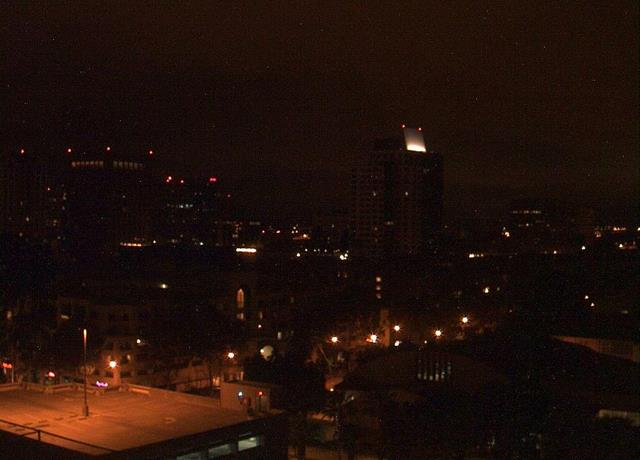
#> input picture data/night.jpg, 640 x 460 px
$ python main.py
#> lines starting #> are read from the running program, lines starting #| are printed output that depends on the picture
#> (the call stopped at in run, `night = load_bgr(night_path)`: utils is not available in this run)
#> in run, img is the input picture: shape (460, 640, 3); mean B, G, R 10.4, 16.2, 32.8
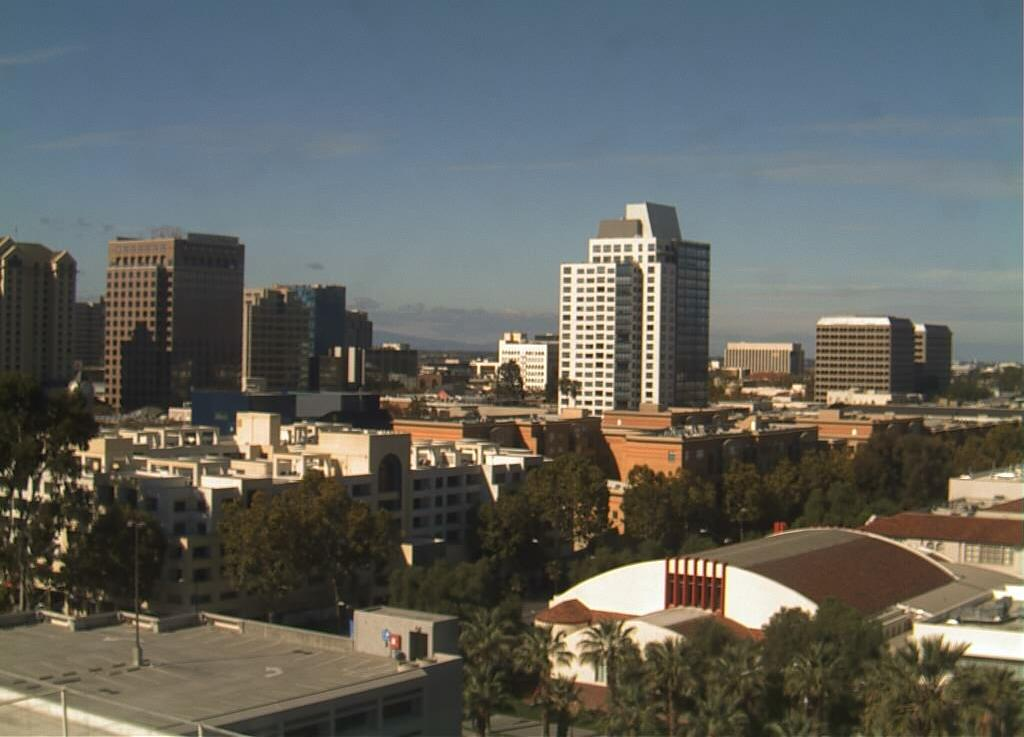
#> input picture data/day.jpg, 1024 x 737 px
#> in run, day_image is the input picture: shape (737, 1024, 3); mean B, G, R 95, 99.7, 98.2
### src/retinex.py
# Adapted from https://github.com/AKRISH22/Retinex-Image-Enhancement/blob/master/retinex.py
import os
import sys

import cv2
import numpy as np

sys.path.insert(0, os.path.dirname(os.path.abspath(__file__)))
from utils import (
    mse_between_images,
    visualize_histogram_pipeline,
    visualize_pipeline,
)


def _build_cdf_lookup(
    source_channel: np.ndarray, reference_channel: np.ndarray
) -> np.ndarray:
    source_hist = np.bincount(source_channel.ravel(), minlength=256).astype(np.float64)
    reference_hist = np.bincount(reference_channel.ravel(), minlength=256).astype(
        np.float64
    )

    source_cdf = np.cumsum(source_hist)
    reference_cdf = np.cumsum(reference_hist)

    source_cdf /= source_cdf[-1]
    reference_cdf /= reference_cdf[-1]

    return (
        np.searchsorted(reference_cdf, source_cdf, side="left")
        .clip(0, 255)
        .astype(np.uint8)
    )


def match_histograms_cdf(
    source_bgr: np.ndarray, reference_bgr: np.ndarray
) -> np.ndarray:
    if source_bgr.dtype != np.uint8 or reference_bgr.dtype != np.uint8:
        raise ValueError("Both source and reference images must be uint8 BGR images.")
    if (
        source_bgr.ndim != 3
        or reference_bgr.ndim != 3
        or source_bgr.shape[2] != 3
        or reference_bgr.shape[2] != 3
    ):
        raise ValueError("Both source and reference images must have shape (H, W, 3).")

    matched = np.empty_like(source_bgr)
    for channel_index in range(3):
        lookup = _build_cdf_lookup(
            source_bgr[:, :, channel_index], reference_bgr[:, :, channel_index]
        )
        matched[:, :, channel_index] = lookup[source_bgr[:, :, channel_index]]

    return matched


def singleScaleRetinex(img, variance):
    retinex = np.log10(img) - np.log10(cv2.GaussianBlur(img, (0, 0), variance))
    return retinex


def multiScaleRetinex(img, variance_list):
    retinex = np.zeros_like(img)
    for variance in variance_list:
        retinex += singleScaleRetinex(img, variance)
    retinex = retinex / len(variance_list)
    return retinex


def MSR(img, variance_list):
    img = np.float64(img) + 1.0
    img_retinex = multiScaleRetinex(img, variance_list)

    for i in range(img_retinex.shape[2]):
        unique, count = np.unique(
            np.int32(img_retinex[:, :, i] * 100), return_counts=True
        )
        zero_count = 0
        for u, c in zip(unique, count):
            if u == 0:
                zero_count = c
                break
        low_val = unique[0] / 100.0
        high_val = unique[-1] / 100.0
        for u, c in zip(unique, count):
            if u < 0 and c < zero_count * 0.1:
                low_val = u / 100.0
            if u > 0 and c < zero_count * 0.1:
                high_val = u / 100.0
                break
        img_retinex[:, :, i] = np.maximum(
            np.minimum(img_retinex[:, :, i], high_val), low_val
        )

        img_retinex[:, :, i] = (
            (img_retinex[:, :, i] - np.min(img_retinex[:, :, i]))
            / (np.max(img_retinex[:, :, i]) - np.min(img_retinex[:, :, i]))
            * 255
        )
#> this loop made 3 passes
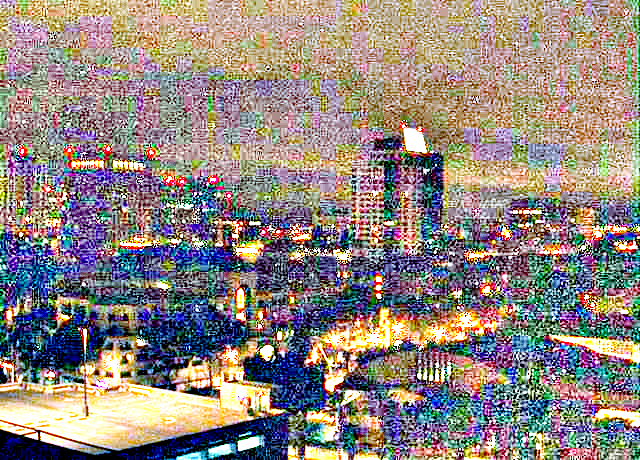
#> img_retinex: shape (460, 640, 3) float64; mean of channels 0, 1, 2 127.1, 134.5, 145.3; drawn as B, G, R
    img_retinex = np.uint8(img_retinex)
    return img_retinex


def SSR(img, variance):
#> called with variance = 300
    img = np.float64(img) + 1.0
    img_retinex = singleScaleRetinex(img, variance)
#> call 4 of singleScaleRetinex, with variance = 300
#> in singleScaleRetinex (call 4), `retinex = np.log10(img) - np.log10(cv2.GaussianBlur(img, (0, 0), varia..`:
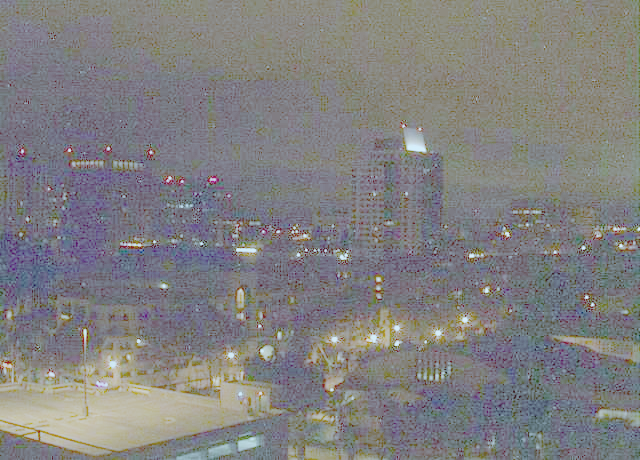
#> retinex: shape (460, 640, 3) float64; mean of channels 0, 1, 2 -0.0872, -0.0889, -0.0788; drawn with min black and max white
    for i in range(img_retinex.shape[2]):
        unique, count = np.unique(
            np.int32(img_retinex[:, :, i] * 100), return_counts=True
        )
        zero_count = 0
        for u, c in zip(unique, count):
            if u == 0:
                zero_count = c
                break
        low_val = unique[0] / 100.0
        high_val = unique[-1] / 100.0
        for u, c in zip(unique, count):
            if u < 0 and c < zero_count * 0.1:
                low_val = u / 100.0
            if u > 0 and c < zero_count * 0.1:
                high_val = u / 100.0
                break
        img_retinex[:, :, i] = np.maximum(
            np.minimum(img_retinex[:, :, i], high_val), low_val
        )

        img_retinex[:, :, i] = (
            (img_retinex[:, :, i] - np.min(img_retinex[:, :, i]))
            / (np.max(img_retinex[:, :, i]) - np.min(img_retinex[:, :, i]))
            * 255
        )
#> this loop made 3 passes
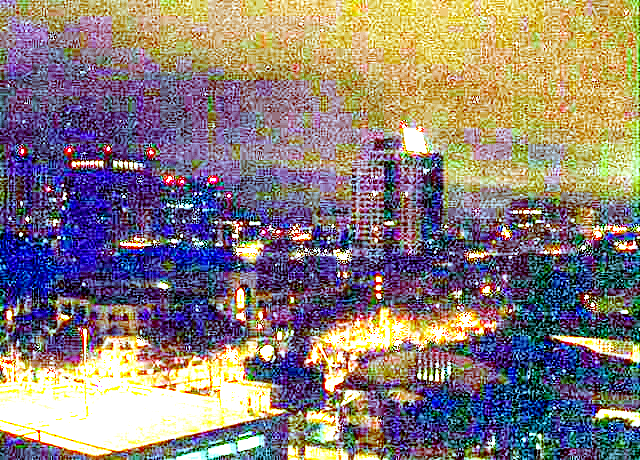
#> img_retinex: shape (460, 640, 3) float64; mean of channels 0, 1, 2 122.5, 125.7, 138.6; drawn as B, G, R
    img_retinex = np.uint8(img_retinex)
    return img_retinex


# [16 lines left out: function evaluate_retinex_algorithms, not called in this run]


def post_process(img, reference=None):
    img = cv2.medianBlur(img, 3)
    img = cv2.fastNlMeansDenoisingColored(img, None, 20, 5, 7, 21)
    if reference is None:
        reference = cv2.imread("data/day.jpg")
        assert reference is not None, "Could not read data/day.jpg"
    img = match_histograms_cdf(img, reference)
#> after the loop in match_histograms_cdf, `for channel_index in range(3):`:
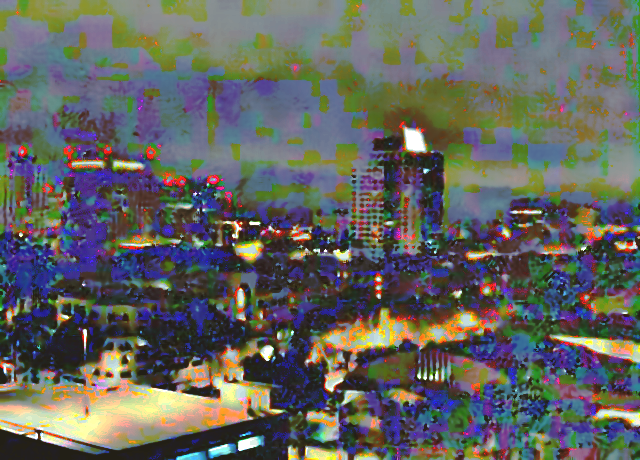
#> matched: shape (460, 640, 3); mean of channels 0, 1, 2 95.7, 100.3, 99.1; drawn as B, G, R
    return img


def run(
    night_path="data/night.jpg",
    day_path="data/day.jpg",
    output_dir="results/retinex",
):
    variance_list = [15, 80, 30]
    variance = 300

    img = cv2.imread(night_path)
    assert img is not None, f"Could not read {night_path}"
    day_image = cv2.imread(day_path)
    assert day_image is not None, f"Could not read {day_path}"

    if day_image.shape[:2] != img.shape[:2]:
        day_image = cv2.resize(day_image, (img.shape[1], img.shape[0]))

    img_msr_raw = MSR(img.copy(), variance_list)
    img_ssr_raw = SSR(img.copy(), variance)

    img_msr = post_process(img_msr_raw.copy(), day_image)
    img_ssr = post_process(img_ssr_raw.copy(), day_image)
#> in post_process (call 2), `img = cv2.fastNlMeansDenoisingColored(img, None, 20, 5, 7, 21)`:
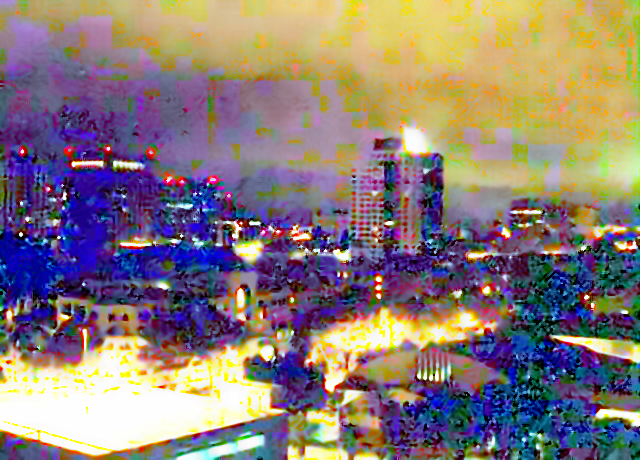
#> img: shape (460, 640, 3); mean of channels 0, 1, 2 120.7, 123.2, 138.2; drawn as B, G, R
#> after the loop in match_histograms_cdf (call 2), `for channel_index in range(3):`:
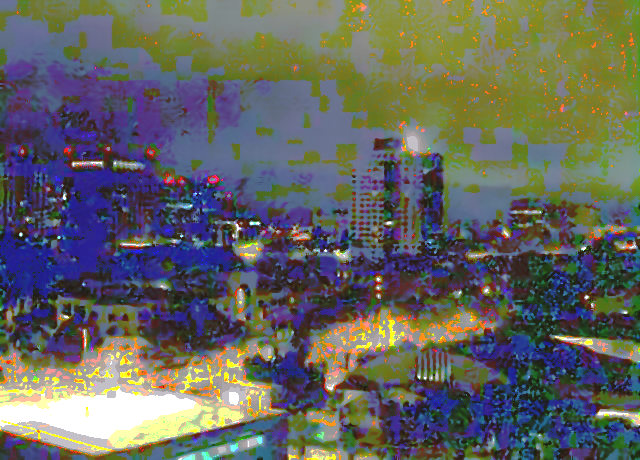
#> matched: shape (460, 640, 3); mean of channels 0, 1, 2 96.4, 101.2, 99.7; drawn as B, G, R

    os.makedirs(output_dir, exist_ok=True)
    cv2.imwrite(os.path.join(output_dir, "msr_enhanced.png"), img_msr)
    cv2.imwrite(os.path.join(output_dir, "ssr_enhanced.png"), img_ssr)
    print(f"MSR enhanced image → {os.path.join(output_dir, 'msr_enhanced.png')}")
    print(f"SSR enhanced image → {os.path.join(output_dir, 'ssr_enhanced.png')}")

    msr_steps = [
        ("Input (Night)", img),
        ("After MSR", img_msr_raw),
        ("Post-processed (MSR)", img_msr),
    ]
    cv2.imwrite(
        os.path.join(output_dir, "msr_pipeline.png"), visualize_pipeline(msr_steps)
    )
#> (this line was passed over: utils is not available in this run)
    cv2.imwrite(
        os.path.join(output_dir, "msr_histograms.png"),
        visualize_histogram_pipeline(msr_steps),
    )
#> (this line was passed over: utils is not available in this run)
    print(f"MSR pipeline → {os.path.join(output_dir, 'msr_pipeline.png')}")
    print(f"MSR histograms → {os.path.join(output_dir, 'msr_histograms.png')}")

    ssr_steps = [
        ("Input (Night)", img),
        ("After SSR", img_ssr_raw),
        ("Post-processed (SSR)", img_ssr),
    ]
    cv2.imwrite(
        os.path.join(output_dir, "ssr_pipeline.png"), visualize_pipeline(ssr_steps)
    )
#> (this line was passed over: utils is not available in this run)
    cv2.imwrite(
        os.path.join(output_dir, "ssr_histograms.png"),
        visualize_histogram_pipeline(ssr_steps),
    )
#> (this line was passed over: utils is not available in this run)
    print(f"SSR pipeline → {os.path.join(output_dir, 'ssr_pipeline.png')}")
    print(f"SSR histograms → {os.path.join(output_dir, 'ssr_histograms.png')}")

    img_r = cv2.resize(img, (day_image.shape[1], day_image.shape[0]))
    mr, mg, mb, m_all = mse_between_images(img_r, day_image)
    print(
        f"\nBaseline (raw night vs. day): "
        f"R={mr:.1f}  G={mg:.1f}  B={mb:.1f}  overall={m_all:.1f}"
    )

    msr_r = cv2.resize(img_msr, (day_image.shape[1], day_image.shape[0]))
    er, eg, eb, e_all = mse_between_images(msr_r, day_image)
    print(
        f"MSR (enhanced vs. day):       "
        f"R={er:.1f}  G={eg:.1f}  B={eb:.1f}  overall={e_all:.1f}"
    )
    print(f"MSR MSE reduction: {(1.0 - e_all / m_all) * 100:.1f} %")

    ssr_r = cv2.resize(img_ssr, (day_image.shape[1], day_image.shape[0]))
    er2, eg2, eb2, e_all2 = mse_between_images(ssr_r, day_image)
    print(
        f"SSR (enhanced vs. day):       "
        f"R={er2:.1f}  G={eg2:.1f}  B={eb2:.1f}  overall={e_all2:.1f}"
    )
    print(f"SSR MSE reduction: {(1.0 - e_all2 / m_all) * 100:.1f} %")

    return img_msr, img_ssr


def main():
    run()


# [2 lines that do not run on import are left out]

### src/CLAHE.py
"""
Night-to-Day Image Enhancement  —  CS 545 Mid-Term Project
===========================================================

Algorithm: CLAHE + Gaussian Blur + Histogram Match
---------------------------------------------------
  1. CLAHE ×CLAHE_PASSES on the LAB L-channel  — contrast lift without colour shift.
  2. Gaussian blur (σ=FINAL_SIGMA)              — final anti-aliasing / de-blocking.
  3. Histogram match to the reference day image — global colour/tone alignment.

USAGE
-----
  # Enhance a night image:
  python src/CLAHE.py --input data/night.jpg --output results/clahe_enhanced.png

  # Also evaluate MSE against ground truth:
  python src/CLAHE.py --input data/night.jpg --output results/clahe_enhanced.png \\
                      --eval_ref data/day.jpg
"""

import argparse
import os
import sys

import cv2
import numpy as np

sys.path.insert(0, os.path.dirname(__file__))
from utils import (
    histogram_match,
    load_bgr,
    mse_between_images,
    visualize_histogram_pipeline,
    visualize_pipeline,
)

# ─────────────────────────────────────────────────────────────────────────────
# Constants
# ─────────────────────────────────────────────────────────────────────────────

CLAHE_CLIP = 2.0  # CLAHE clip limit
CLAHE_TILE = 4  # CLAHE tileGridSize (square)
CLAHE_PASSES = 2  # number of successive CLAHE applications on L-channel
FINAL_SIGMA = 1.8  # Gaussian blur σ for final anti-aliasing / de-blocking
REF_DAY_PATH = "data/day.jpg"  # reference day image for histogram match


# ─────────────────────────────────────────────────────────────────────────────
# Enhancement
# ─────────────────────────────────────────────────────────────────────────────


# [99 lines left out: functions enhance, main, not called in this run]


def run(
    night_path="data/night.jpg",
    day_path="data/day.jpg",
    output_dir="results/clahe",
):
    """Callable entry point: enhance night_path, save outputs to output_dir."""
    global REF_DAY_PATH
    REF_DAY_PATH = day_path

    night = load_bgr(night_path)
    print(f"[CLAHE] Input: {night_path}  {night.shape[1]}\u00d7{night.shape[0]}")

    result, steps = enhance(night)

    os.makedirs(output_dir, exist_ok=True)
    out_img = os.path.join(output_dir, "clahe_enhanced.png")
    cv2.imwrite(out_img, result)
    print(f"[CLAHE] Enhanced image \u2192 {out_img}")

    day = load_bgr(day_path)
    day = cv2.resize(day, (result.shape[1], result.shape[0]))
    night_r = cv2.resize(night, (result.shape[1], result.shape[0]))

    mr, mg, mb, m_all = mse_between_images(night_r, day)
    print(
        f"[CLAHE] Baseline (raw night vs. day):  "
        f"R={mr:.1f}  G={mg:.1f}  B={mb:.1f}  overall={m_all:.1f}"
    )
    er, eg, eb, e_all = mse_between_images(result, day)
    print(
        f"[CLAHE] Enhanced (CLAHE output vs. day): "
        f"R={er:.1f}  G={eg:.1f}  B={eb:.1f}  overall={e_all:.1f}"
    )
    print(f"[CLAHE] MSE reduction: {(1.0 - e_all / m_all) * 100:.1f} %")

    cv2.imwrite(
        os.path.join(output_dir, "clahe_pipeline.png"), visualize_pipeline(steps)
    )
    cv2.imwrite(
        os.path.join(output_dir, "clahe_histograms.png"),
        visualize_histogram_pipeline(steps),
    )
    print(
        f"[CLAHE] Pipeline visualisation \u2192 {os.path.join(output_dir, 'clahe_pipeline.png')}"
    )
    print(
        f"[CLAHE] Histogram visualisation \u2192 {os.path.join(output_dir, 'clahe_histograms.png')}"
    )

    return result


# [2 lines that do not run on import are left out]

### main.py
"""
CS 545 Mid-Term Project - Master Runner
========================================

Runs every image-enhancement technique sequentially on the same hard-coded
night/day image pair and saves all outputs to organised sub-folders under
results/:

  results/
    clahe/                  ← CLAHE + Gaussian blur + histogram match
    retinex/                ← Single-Scale Retinex (SSR) & Multi-Scale (MSR)
    pa_lhs/                 ← Position-Aware Local Histogram Specification
    img2img/                ← img2img-turbo + classical post-processing
    foundational_models/    ← ChatGPT / foundational model outputs

Run:
  python main.py
"""

import os
import sys
import traceback

# Make src/ importable regardless of where the script is launched from.
SRC_DIR = os.path.join(os.path.dirname(os.path.abspath(__file__)), "src")
sys.path.insert(0, SRC_DIR)

# ─── Hard-coded paths ────────────────────────────────────────────────────────
NIGHT_PATH = "data/night.jpg"
DAY_PATH = "data/day.jpg"
PRIOR_PATH = "checkpoints/lhs_prior.npz"

FOUNDATIONAL_INPUTS = [
    ("ChatGPT Day", "data/chatgpt.jpg"),
    ("Nano Banana", "data/nanoabanana.jpg"),
]


# ─── Helpers ──────────────────────────────────────────────────────────────────


def _section(title: str) -> None:
    width = 70
    print()
    print("=" * width)
    print(f"  {title}")
    print("=" * width)


def _run_technique(name: str, fn) -> None:
    _section(name)
    try:
        fn()
        print(f"\n[{name}] ✓ Done.")
    except Exception:
        print(f"\n[{name}] ✗ Failed with error:")
        traceback.print_exc()


# ─── Technique runners ────────────────────────────────────────────────────────


def run_clahe():
    import CLAHE

    CLAHE.run(
        night_path=NIGHT_PATH,
        day_path=DAY_PATH,
        output_dir="results/clahe",
    )


def run_retinex():
    import retinex

    retinex.run(
        night_path=NIGHT_PATH,
        day_path=DAY_PATH,
        output_dir="results/retinex",
    )
#> (the call stopped at in run, `mr, mg, mb, m_all = mse_between_images(img_r, day_image)`: utils is not available in this run)


def run_pa_lhs():
    import importlib

    palhs = importlib.import_module("PA-LHS")
    palhs.run(
        night_path=NIGHT_PATH,
        day_path=DAY_PATH,
        output_dir="results/pa_lhs",
        prior_path=PRIOR_PATH,
    )
#> (this line was passed over: PALHS is not available in this run)


# [20 lines left out: functions run_img2img, run_foundational, not called in this run]


# ─── Full figure builder ──────────────────────────────────────────────────────

# Each entry: (title label, path to pipeline PNG)
_PIPELINE_ROWS = [
    ("CLAHE + Gaussian Blur + Histogram Match", "results/clahe/clahe_pipeline.png"),
    ("Retinex - Multi-Scale (MSR)", "results/retinex/msr_pipeline.png"),
    ("Retinex - Single-Scale (SSR)", "results/retinex/ssr_pipeline.png"),
    (
        "PA-LHS (Position-Aware Local Histogram Specification)",
        "results/pa_lhs/enhanced_pipeline.png",
    ),
    (
        "img2img-turbo + Classical Post-processing",
        "results/img2img/pipeline_overview.png",
    ),
    (
        "Foundational Model - ChatGPT",
        "results/foundational_models/chatgpt_day_pipeline.png",
    ),
    (
        "Foundational Model - Nano Banana",
        "results/foundational_models/nano_banana_pipeline.png",
    ),
]

# Target width for every row in the combined figure (pixels).
_FIGURE_WIDTH = 2000
_TITLE_HEIGHT = 52  # pixels for the title banner above each pipeline row
_ROW_GAP = 16  # vertical gap between rows (white space)
_TITLE_BG = (30, 30, 30)  # dark background for title banner
_TITLE_FG = (255, 255, 255)
_FONT = 0  # cv2.FONT_HERSHEY_SIMPLEX
_FONT_SCALE = 1.1
_FONT_THICKNESS = 2


# [58 lines left out: function build_full_figure, not called in this run]


# ─── Entry point ─────────────────────────────────────────────────────────────

if __name__ == "__main__":
    print("CS 545 Mid-Term Project - running all techniques")
    print(f"Night image : {NIGHT_PATH}")
    print(f"Day image   : {DAY_PATH}")

    _run_technique("CLAHE", run_clahe)
    _run_technique("Retinex (SSR + MSR)", run_retinex)
#> (the run stopped early here; a loop or call above may not have finished)
